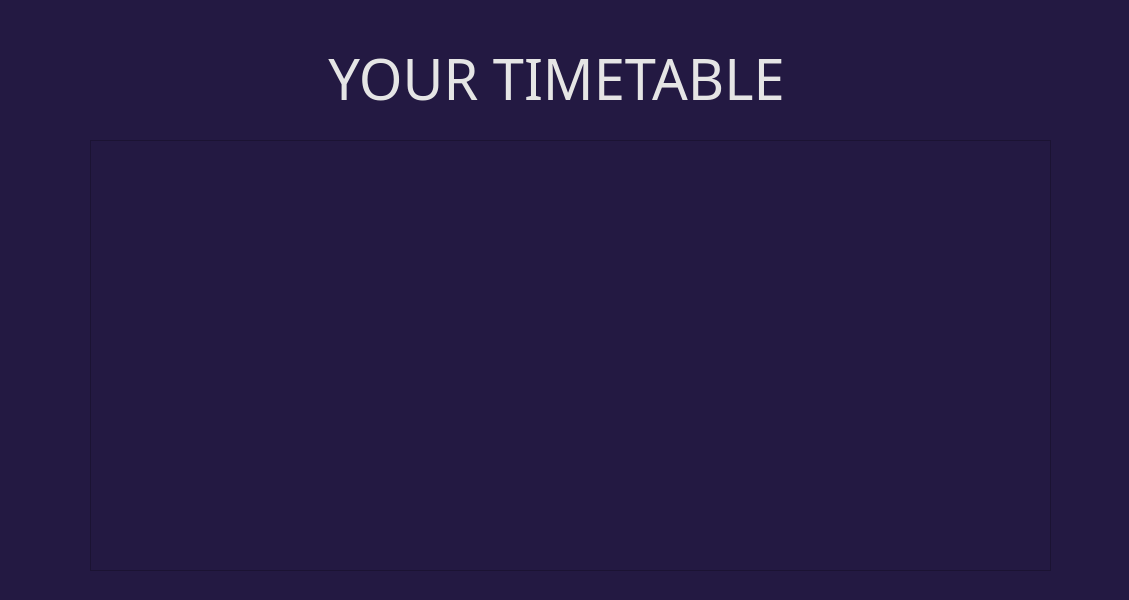
<?xml version="1.0" encoding="UTF-8"?>
<ui version="4.0">
 <class>Form</class>
 <widget class="QWidget" name="Form">
  <property name="geometry">
   <rect>
    <x>0</x>
    <y>0</y>
    <width>1129</width>
    <height>600</height>
   </rect>
  </property>
  <property name="windowTitle">
   <string>Form</string>
  </property>
  <property name="styleSheet">
   <string notr="true">background-color: rgb(35, 25, 66);</string>
  </property>
  <widget class="QLabel" name="label_2">
   <property name="geometry">
    <rect>
     <x>250</x>
     <y>40</y>
     <width>613</width>
     <height>77</height>
    </rect>
   </property>
   <property name="font">
    <font>
     <family>Montserrat ExtraBold</family>
     <pointsize>42</pointsize>
    </font>
   </property>
   <property name="styleSheet">
    <string notr="true">background:None;
color: rgb(229, 229, 229);
image:None;
</string>
   </property>
   <property name="text">
    <string>YOUR TIMETABLE</string>
   </property>
   <property name="alignment">
    <set>Qt::AlignCenter</set>
   </property>
  </widget>
  <widget class="QScrollArea" name="scrollArea">
   <property name="geometry">
    <rect>
     <x>90</x>
     <y>140</y>
     <width>961</width>
     <height>431</height>
    </rect>
   </property>
   <property name="widgetResizable">
    <bool>true</bool>
   </property>
   <widget class="QWidget" name="scrollAreaWidgetContents">
    <property name="geometry">
     <rect>
      <x>0</x>
      <y>0</y>
      <width>959</width>
      <height>429</height>
     </rect>
    </property>
   </widget>
  </widget>
 </widget>
 <resources/>
 <connections/>
</ui>
